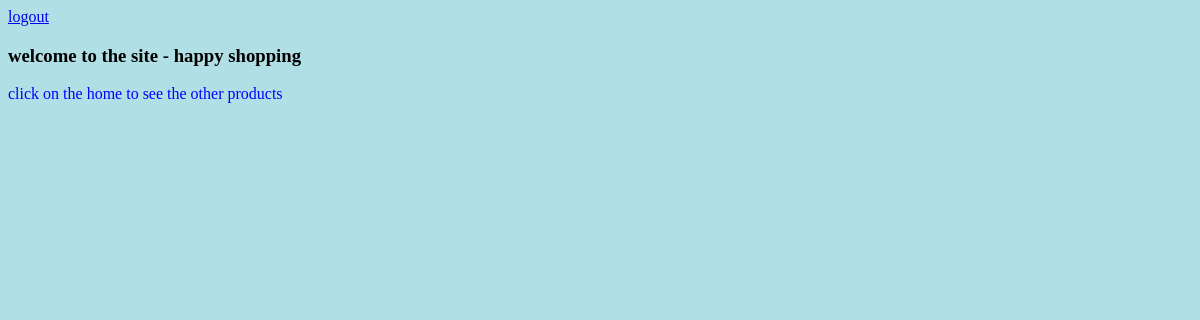
/alltitles/ (signed in), run on an earlier commit of the app's database.
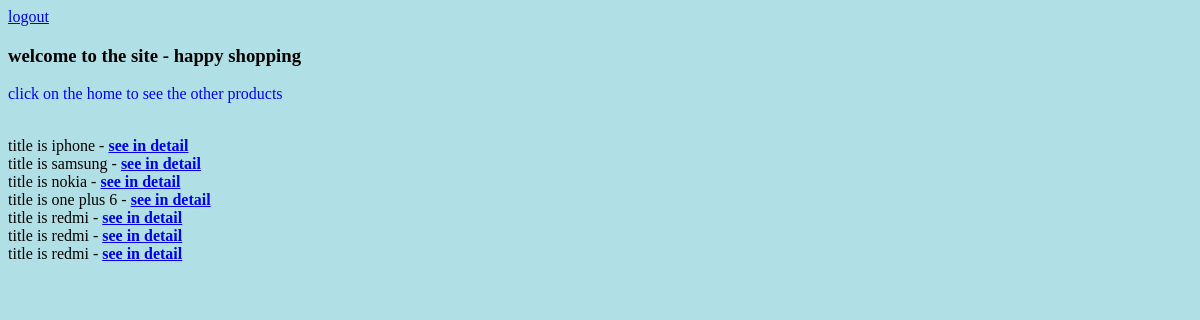
And on a later commit of the database.
### classmethod/models.py (models this page shows)
class productname(models.Model):
    title=models.CharField(max_length=50)
    price=models.DecimalField(decimal_places=2,max_digits=1000)

### classmethod/views.py (the view)
# urls.py: path('alltitles/',allproducts.as_view(),name='allproducts'),
@method_decorator(login_required,name='dispatch')
class allproducts(View):
    template_name='methodfolder/methodlist.html'
    def get(self,request,*args,**kwargs):
        context = {}
        queryset = productname.objects.all()
        context['object']=queryset
        return render(request,self.template_name,context)

### templates/methodfolder/methodlist.html (shortened to what this page needs)
{% extends 'home.html' %}
{% block content %}
<p class="p">click on the home to see the other products</p> <br>
{% for x in object %}
 title is {{x.title}} -  <a href="../../detailtitle/{{x.id}}"><b>see in detail</b></a><br>
{% endfor %}
{% endblock %}

What changed in the data, as far as the page shows it:
added productname: title "iphone"
added productname: title "samsung"
added productname: title "nokia"
added productname: title "one plus 6"
added productname: title "redmi"
added productname: title "redmi"
added productname: title "redmi"
